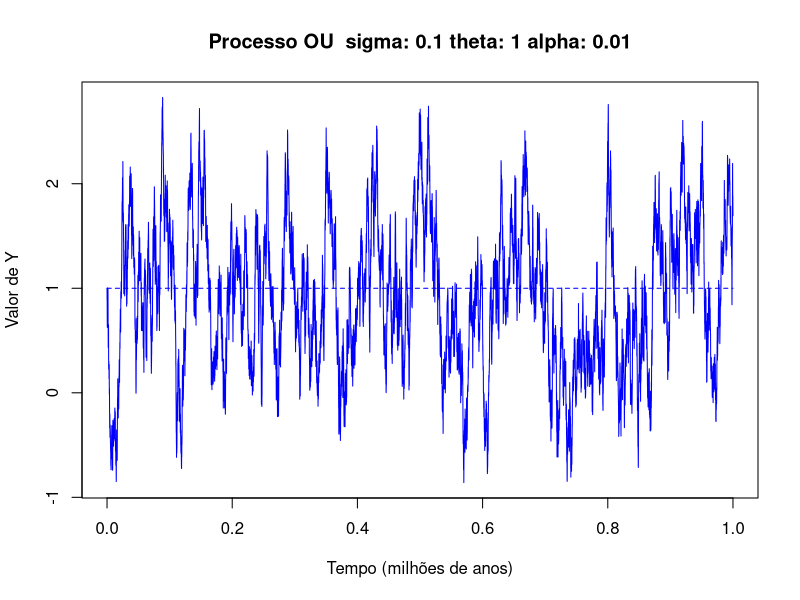
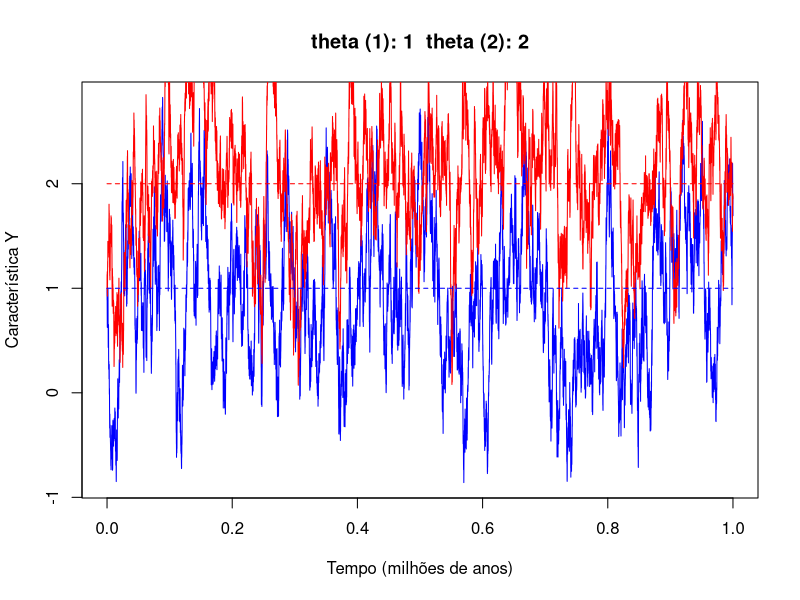
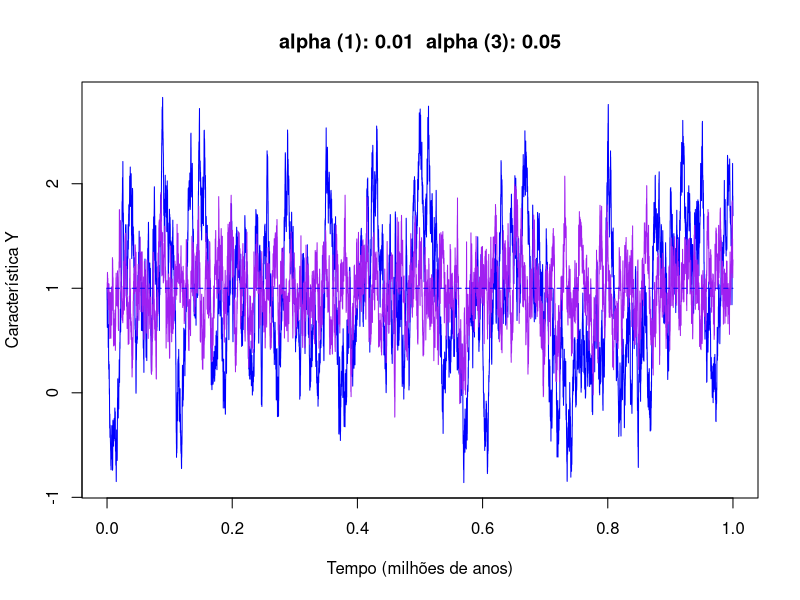

Write R code to recreate these figures, in order.
############################ APRESENTAÇÃO DO MODELO ############################

## Parâmetros do modelo OU
# Taxa de variação
sigma <- 0.1
# Tendência central
theta <- 1  
# Taxa de reversão
alpha <- 0.01

## Cenário temporal
# tempo final (em milhões de anos)
tf <- 1 
# intervalo de tempo entre geração (em milhões de anos)
dt <- 0.0001  
# vetor com o tempo de todas as gerações
ts <- seq(0, tf, by = dt)  

## vetor para armazenar os valores da característica
Y <- c() 
# valor inicial da característica
Y[1] <- 1 

## Simualação
for (i in 2:length(ts)) {
  dS <- rnorm(1, mean = 0, sd = sigma)  # variação estocástica
  dD <- (alpha * (theta - Y[i-1]) ) # variação determinística
  Y[i] <- Y[i-1] + dD + dS
}

## Plot da simualação
plot(x = ts, 
     y = Y, 
     type = "l", 
     col = "blue", 
     
     xlab = "Tempo (milhões de anos)", 
     ylab = "Valor de Y",
     main = paste0("Processo OU ",
                   " sigma: ", sigma,
                   " theta: ", theta, 
                   " alpha: ", alpha
                   
                  )
     )
lines(x = ts, 
      y = rep(theta, length(ts)),
      col = "blue",
      type = "l", 
      lty = 2)

################### EFEITO DE DIFERENTES ÓTIMOS FENOTÍPICOS ###################

## Parâmetros do modelo OU
# Taxa de variação
sigma2 <- 0.1
# Tendência central
theta2 <- 2
# Taxa de reversão
alpha2 <- 0.01 

## Vetor para armazenar os valores da característica
Y2 <- c()
# valor inicial da característica
Y2[1] <- 1 

## Simualação
for (i in 2:length(ts)) {
  dS <- rnorm(1, mean = 0, sd = sigma2)  # variação estocástica
  dD <- (alpha2 * (theta2 - Y2[i-1]) ) # variação determinística
  Y2[i] <- Y2[i-1] + dD + dS
}

## Plot da simualação
plot(x = ts, 
     y = Y, 
     type = "l", 
     col = "blue", 
     xlab = "Tempo (milhões de anos)", 
     ylab = "Característica Y",
     main = paste0(
              "theta (1): ", theta, "  ",
              "theta (2): ", theta2
              )
     )
lines(x = ts, 
      y = Y2, 
      type = "l", 
      col = "red")
lines(x = ts, 
      y = rep(theta, length(ts)),
      col = "blue",
      type = "l", 
      lty = 2)
lines(x = ts, 
      y = rep(theta2, length(ts)),
      col = "red",
      type = "l", 
      lty = 2)

### PARA PENSAR:
## O que faria duas linhagens-irmãs evoluírem ao redor de ótimos diferentes?

################### EFEITO DE DIFERENTES TAXAS DE REVERSÃO ####################

## Parâmetros do modelo OU
# Taxa de variação
sigma3 <- 0.1
# Tendência central
theta3 <- 1
# Taxa de reversão
alpha3 <- 0.05 

## Vetor para armazenar os valores da característica
Y3 <- c()
# valor inicial da característica
Y3[1] <- 1 

## Simualação
for (i in 2:length(ts)) {
  dS <- rnorm(1, mean = 0, sd = sigma3)  # variação estocástica
  dD <- (alpha3 * (theta3 - Y3[i-1]) ) # variação determinística
  Y3[i] <- Y3[i-1] + dD + dS
}

## Plot da simualação
plot(x = ts, 
     y = Y, 
     type = "l", 
     col = "blue", 
     xlab = "Tempo (milhões de anos)", 
     ylab = "Característica Y",
     main = paste0(
       "alpha (1): ", alpha, "  ",
       "alpha (3): ", alpha3
        )
     )
lines(x = ts, 
      y = Y3, 
      type = "l", 
      col = "purple")
lines(x = ts, 
      y = rep(theta, length(ts)),
      col = "blue",
      type = "l", 
      lty = 2)

### PARA PENSAR:
## Qual processo poderia levar a uma taxa de reversão maior? E uma taxa menor?

